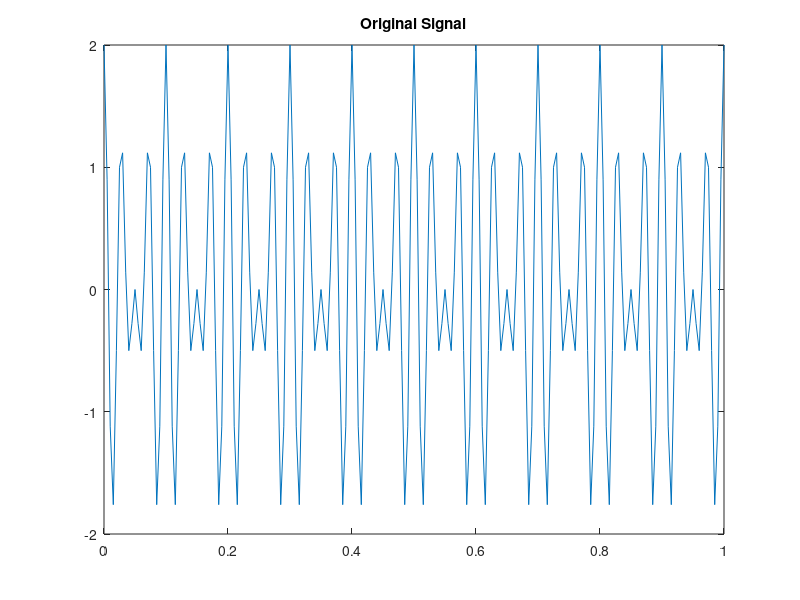
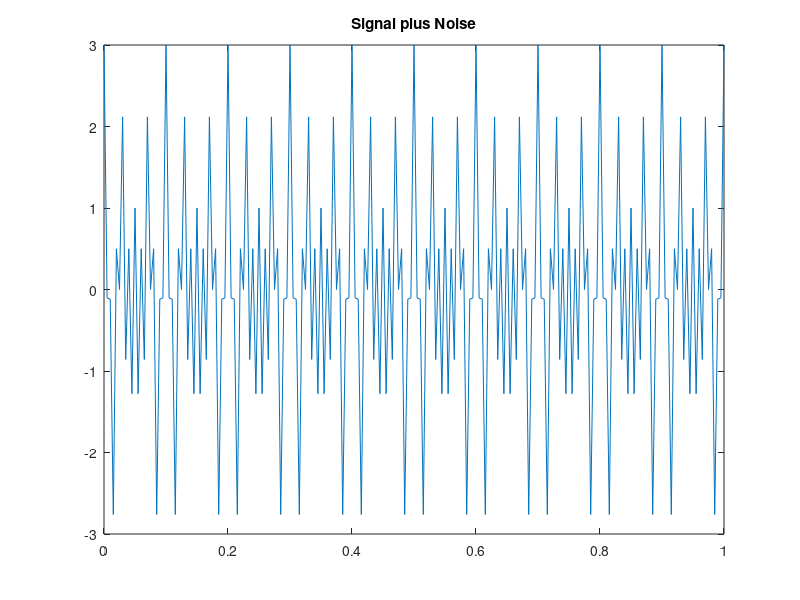
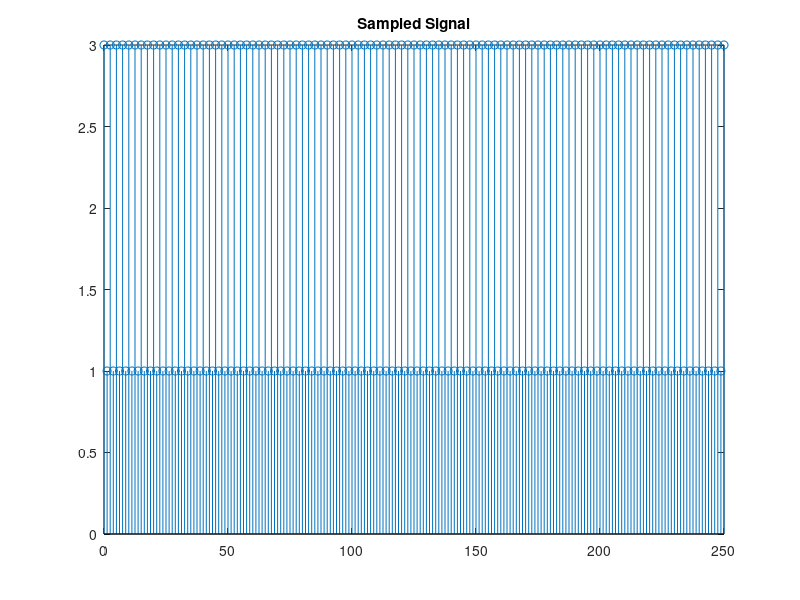
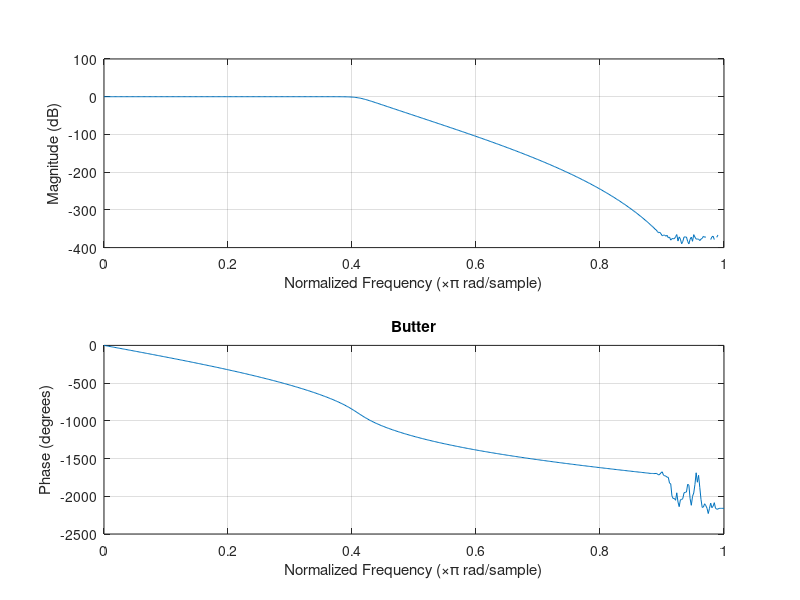

Source code (MATLAB) for these figures, in order:
pkg load signal % Octave only, comment out for Matlab
wp = 40/100;
ws = 60/100;
rp = 1;
rs = 100;
t = 0:0.005:1;
Fs = 250

sig = cos(30*2*pi*t) + cos(40*2*pi*t);
noise = cos(100*2*pi*t);
figure;
plot(t, sig)
title('Original Signal')
saveas(gcf, 'original.jpg')
total = sig + noise;
figure;
plot(t, total)
title('Signal plus Noise')
saveas(gcf, 'with_noise.jpg')

n1 = t*Fs;
total_d = cos(30*2*pi*n1) + cos(40*2*pi*n1) + cos(100*2*pi*n1);
figure;
stem(n1, total_d)
title('Sampled Signal')
saveas(gcf, 'sampled.jpg')


[n, Wn] = buttord(wp, ws, rp, rs);
[b, a] = butter(n, Wn);
figure;
freqz(b, a)
title('Butter')
saveas(gcf, 'Butter_response.jpg')
yb = filter(b, a, total_d);
figure;
stem(n1, yb)
title('Butterworth Filtered Discrete')
saveas(gcf, 'butter_filtered.jpg')

[nc, Wnc] = cheb1ord(wp, ws, rp, rs);
[bc, ac] = cheby1(nc, rp, Wnc);
figure;
freqz(bc, ac)
title('cheby1')
saveas(gcf, 'cheby1_response.jpg')
figure;
yc1 = filter(bc, ac, total_d);
stem(n1, yc1)
title('Cheby1 filtered')
saveas(gcf, 'cheby1_filt.jpg')

[nc2, Wnc2] = cheb2ord(wp, ws, rp, rs);
[bc2, ac2] = cheby1(nc2, rs, Wnc2);
figure;
freqz(bc2, ac2)
title('cheby2')
saveas(gcf, 'cheby2_response.jpg')
figure;
yc2 = filter(bc2, ac2, total_d);
stem(n1, yc2)
title('Cheby2 filtered')
saveas(gcf, 'cheby2_filt.jpg')

[ne, Wne] = ellipord(wp, ws, rp, rs);
[be, ae] = ellip(ne, rp, rs, Wne);
figure;
freqz(be, ae)
title('ellipse')
saveas(gcf, 'ellipse_response.jpg')
figure;
ye = filter(be, ae, total_d);
stem(n1, yc1)
title('Ellipse filtered')
saveas(gcf, 'ellipse_filt.jpg')
